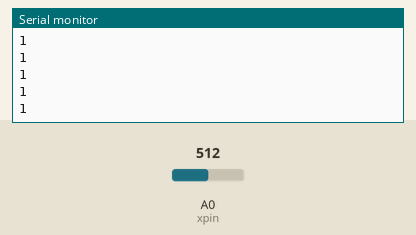
This sketch was run on a simulated Arduino Uno, built with avr-gcc and run on an emulated ATmega328P. Shown: the last lines printed to the serial monitor. The inputs (shaded band) are chosen by the test bench; at power-on: A0 (xpin) = 512.

Above: at 1.2 s.
1.3 s: A0 (xpin) set to 716
At 1.31 s:
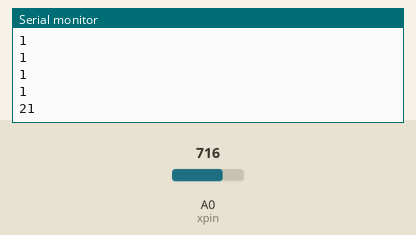
2.8 s: A0 (xpin) set to 900
At 2.81 s:
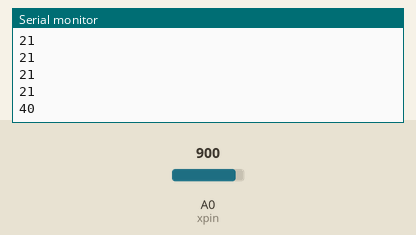
Timing chart, 0 to 5.8 s (numbered marks = the images above; inputs shaded):
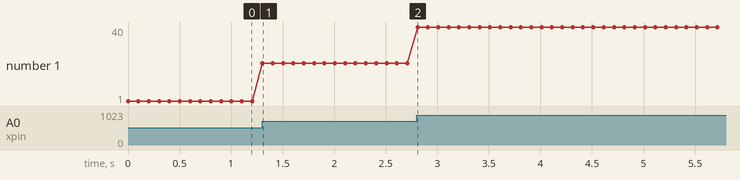

The sketch:

g_value.ino
```cpp
int xpin = A0;
 int ypin = A1;
 int zpin = A2;
 int xvalue;
 int yvalue;
 int zvalue;

void setup()
{
   Serial.begin(115200);          // initialize the serial communications:
}


void loop()
{
  xvalue = analogRead(xpin);                              //reads values from x-pin & measures acceleration in X direction
  int x = map(xvalue, 400, 600, -10, 10);               //maps the extreme ends analog values from -100 to 100 for our understanding
//; you need to replace the 267 & 400 value with your values from calibration
  int xg = (float)x;                          //converts the mapped value into acceleration in terms of "g"
  //Serial.print("X: ");
  //Serial.print(xvalue);
  Serial.println(xg);                                       //prints value of acceleration in X direction
  //Serial.print(" ,");
//  Serial.print("g   ");                                   //prints "g"

 // yvalue = analogRead(ypin);
 // int y = map(yvalue, 400, 400, -100, 100);
 // float yg = (float)y/(-10);
//  Serial.print(" Y: ");
//  Serial.print(yvalue);
  //Serial.print(" ,");
 // Serial.print("\t");
//  Serial.print(yg);
 // Serial.print("g   ");

//   zvalue = analogRead(zpin);
//   int z = map(zvalue,400, 600, -10, 10);
//   int zg = (float)z;
//  // Serial.print("\t");
//   //Serial.print(" Z: ");
//   //Serial.print(zvalue);
//  // Serial.println();
//   Serial.println(zg);
//  Serial.println("g   ");
  delay(100);
}
```

Measured:
- after the input at 1.3 s, the serial monitor: prints a new line at once (image 1)
- after the input at 2.8 s, the serial monitor: prints a new line at once (image 2)
- plotted number 1: 1 → 21 after the input at 1.3 s, 21 → 40 after the input at 2.8 s
